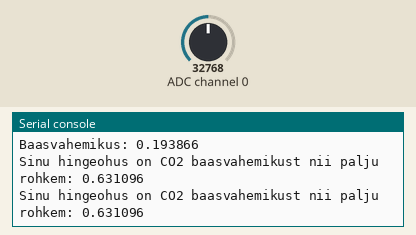
Bench run of a program on a simulated CircuitPython board. Parts: the last lines printed to the serial console. Inputs (shaded band) come from the test bench; at power-on: ADC channel 0 = 32768 (analog values on the 0–65535 scale).

Above: at 1.2 s.
1.3 s: ADC channel 0 set to 7864
At 2.5 s:
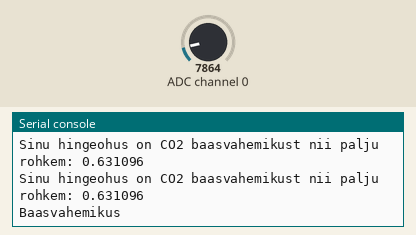
3.5 s: ADC channel 0 set to 3845
At 4.6 s:
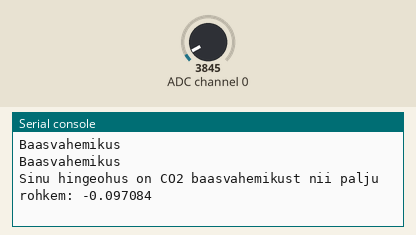

Measured:
- after the input at 1.3 s, the serial console: prints a new line after 0.73 s (image 1)
- after the input at 3.5 s, the serial console: prints a new line after 0.54 s (image 2)

The program:

hinge_hu_tuvastamine_co2.py
```python
import time
import board
import busio
import adafruit_ads1x15.ads1115 as ADS
from adafruit_ads1x15.analog_in import AnalogIn

#ADC konstandid
adc_maksimaalne = 65535 # Maksimaalne adc vaartus 16-bitilisega
referents_pinge = 3.3 # Referents pinge 3.3V

# Testimise teel saadud vahemik maksimaalsest ja minimaalsest vaartuste vahemikust
min_vaartus = 3200
max_vaartus = 4500
#Minimaalse ja maksimaalse pinge arvutamine adc vaartuste pohjals
min_pinge = (min_vaartus / adc_maksimaalne) * referents_pinge
max_pinge = (max_vaartus / adc_maksimaalne) * referents_pinge

#Initsialeeri ADC
i2c = busio.I2C(board.SCL, board.SDA)
ads = ADS.ADS1115(i2c)
adc_kanal = AnalogIn(ads, ADS.P0)

def baasvahemik(pinge):
    return min_pinge <= pinge <= max_pinge

def pingeteisendus(adc_vaartus):
    return (adc_vaartus / adc_maksimaalne) * referents_pinge

try:
    #Baasvahemiku arvutamine
    alus_pinge = (min_pinge + max_pinge) / 2
    print("Baasvahemikus:", alus_pinge)

    while True:
        adc_vaartus = adc_kanal.value  #adc vaartuse sisselugemine
        pinge = pingeteisendus(adc_vaartus)
        if baasvahemik(pinge):
            print("Baasvahemikus")
        else:
            nihe = pinge - alus_pinge
            print("Sinu hingeohus on CO2 baasvahemikust nii palju rohkem:", nihe)
        time.sleep(1)
except KeyboardInterrupt:
    pass
```
